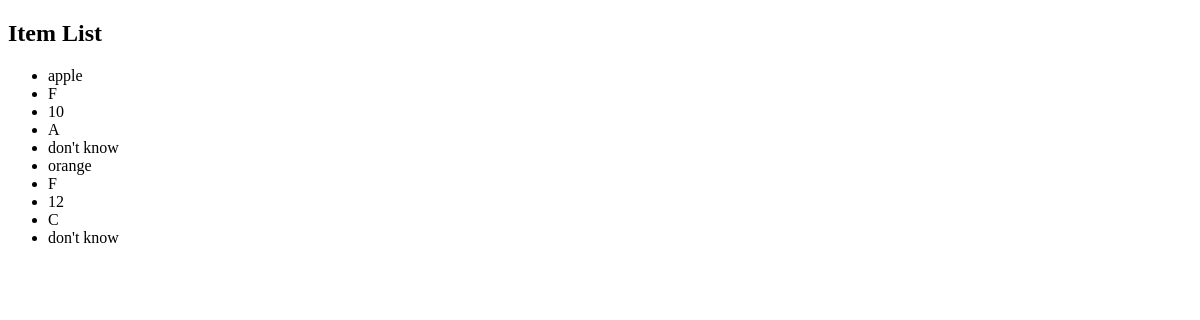
The app's page /item_list/, older data.
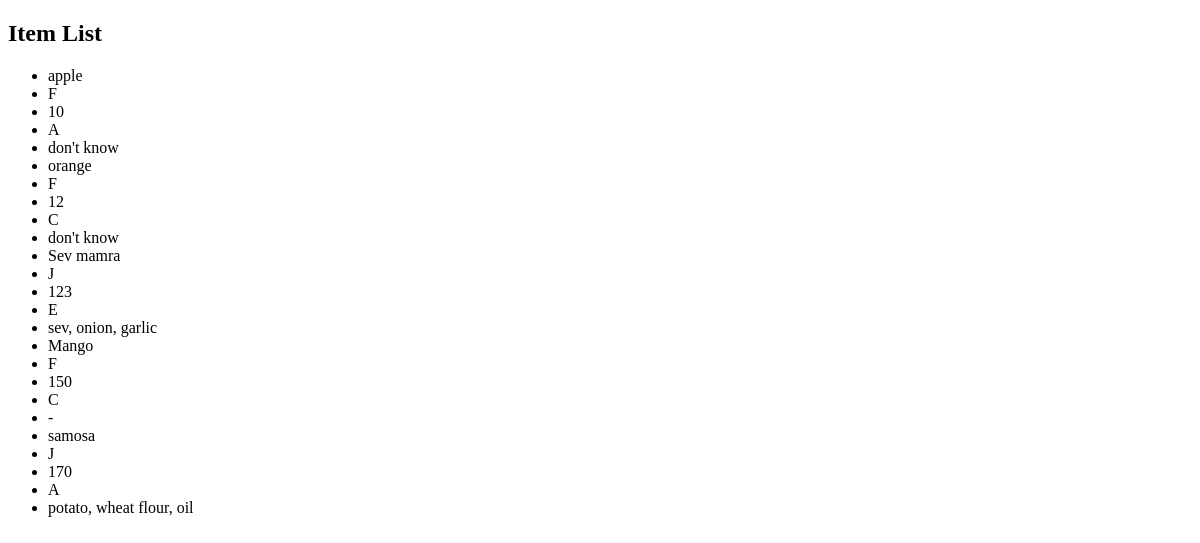
The same page, newer data.
### first_app/models.py (models this page shows, shortened)
class Item(models.Model):
    CATEGORY_CHOICES = (
        ('F','fruit'),
        ('V','vegetable'),
        ('J','junk_food'),
    )
    VITAMIN_CHOICES = (
        ('A','vitamin A'),
        ('C','vitamin C'),
        ('D','vitamin D'),
        ('E','vitamin E'),
        ('K','vitamin K'),
        ('B1','thiamine'),
        ('B2','riboflavin'),
        ('B3','niacin'),
        ('B6','pyridoxine'),
        ('B12','cyanocobalamin'),
        ('B5','Pantothenic acid'),
        ('B7','Biotin '),
        ('B9','Folate'),
    )
    item_name = models.CharField(max_length=100)
    category = models.CharField(max_length=1,choices=CATEGORY_CHOICES)
    calories = models.IntegerField()
    vitamin = models.CharField(max_length=10,choices=VITAMIN_CHOICES)
    ingredient = models.CharField(max_length=100)
    image = models.ImageField()

### first_app/views.py (the view)
# urls.py: path('item_list/', views.item_list, name='item_list'),
def item_list(request):
    items = Item.objects.all()
    return render(request, 'item_list.html', {'items': items})

### templates/item_list.html (shortened to what this page needs)
<!DOCTYPE html>
<html>
<head>
</head>
<body>
    <h2>Item List</h2>
    <ul>
        {% for item in items %}
        <li>{{ item.item_name }}</li>
        <li>{{ item.category }}</li>
        <li>{{ item.calories }}</li>
        <li>{{ item.vitamin }}</li>
        <li>{{ item.ingredient }}</li>
        {% endfor %}
    </ul>
</body>
</html>

Row changes from the older to the newer data that the page shows:
added Item: item_name "Sev mamra", category "J", calories "123", vitamin "E", ingredient "sev, onion, garlic"
added Item: item_name "Mango", category "F", calories "150", vitamin "C", ingredient "-"
added Item: item_name "samosa", category "J", calories "170", vitamin "A", ingredient "potato, wheat flour, oil"
